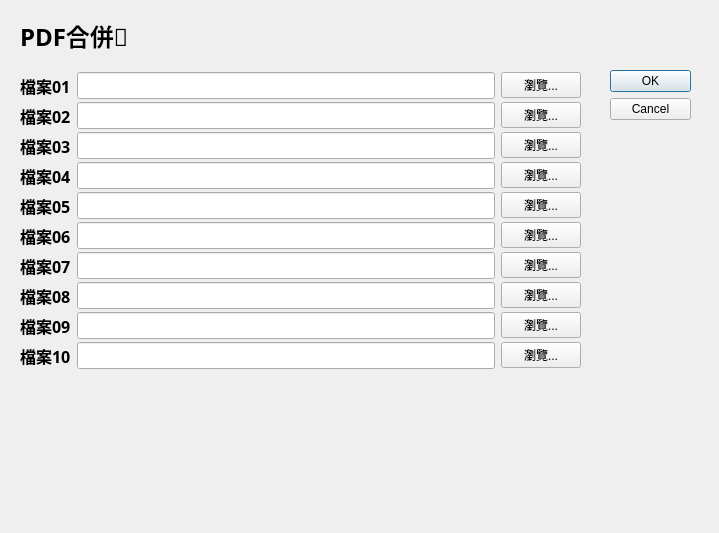
<?xml version="1.0" encoding="UTF-8"?>
<ui version="4.0">
 <class>dialog_pdf_merge</class>
 <widget class="QDialog" name="dialog_pdf_merge">
  <property name="geometry">
   <rect>
    <x>0</x>
    <y>0</y>
    <width>719</width>
    <height>533</height>
   </rect>
  </property>
  <property name="windowTitle">
   <string>Merge PDF</string>
  </property>
  <widget class="QDialogButtonBox" name="merge_btn">
   <property name="geometry">
    <rect>
     <x>610</x>
     <y>70</y>
     <width>81</width>
     <height>241</height>
    </rect>
   </property>
   <property name="orientation">
    <enum>Qt::Orientation::Vertical</enum>
   </property>
   <property name="standardButtons">
    <set>QDialogButtonBox::StandardButton::Cancel|QDialogButtonBox::StandardButton::Ok</set>
   </property>
  </widget>
  <widget class="QLabel" name="pdf_merge_title">
   <property name="geometry">
    <rect>
     <x>20</x>
     <y>20</y>
     <width>251</width>
     <height>31</height>
    </rect>
   </property>
   <property name="font">
    <font>
     <family>微軟正黑體</family>
     <pointsize>18</pointsize>
     <bold>true</bold>
    </font>
   </property>
   <property name="text">
    <string>PDF合併🔀</string>
   </property>
   <property name="textFormat">
    <enum>Qt::TextFormat::PlainText</enum>
   </property>
  </widget>
  <widget class="QWidget" name="horizontalLayoutWidget">
   <property name="geometry">
    <rect>
     <x>20</x>
     <y>70</y>
     <width>561</width>
     <height>31</height>
    </rect>
   </property>
   <layout class="QHBoxLayout" name="horizontalLayout">
    <item>
     <widget class="QLabel" name="merge_lb_1">
      <property name="font">
       <font>
        <family>微軟正黑體</family>
        <pointsize>12</pointsize>
        <bold>true</bold>
       </font>
      </property>
      <property name="text">
       <string>檔案01</string>
      </property>
     </widget>
    </item>
    <item>
     <widget class="QLineEdit" name="merge_edit_1">
      <property name="font">
       <font>
        <pointsize>12</pointsize>
       </font>
      </property>
     </widget>
    </item>
    <item>
     <widget class="QPushButton" name="merge_btn_1">
      <property name="text">
       <string>瀏覽...</string>
      </property>
     </widget>
    </item>
   </layout>
  </widget>
  <widget class="QWidget" name="horizontalLayoutWidget_2">
   <property name="geometry">
    <rect>
     <x>20</x>
     <y>100</y>
     <width>561</width>
     <height>31</height>
    </rect>
   </property>
   <layout class="QHBoxLayout" name="horizontalLayout_2">
    <item>
     <widget class="QLabel" name="merge_lb_2">
      <property name="font">
       <font>
        <family>微軟正黑體</family>
        <pointsize>12</pointsize>
        <bold>true</bold>
       </font>
      </property>
      <property name="text">
       <string>檔案02</string>
      </property>
     </widget>
    </item>
    <item>
     <widget class="QLineEdit" name="merge_edit_2">
      <property name="font">
       <font>
        <pointsize>12</pointsize>
       </font>
      </property>
     </widget>
    </item>
    <item>
     <widget class="QPushButton" name="merge_btn_2">
      <property name="text">
       <string>瀏覽...</string>
      </property>
     </widget>
    </item>
   </layout>
  </widget>
  <widget class="QWidget" name="horizontalLayoutWidget_3">
   <property name="geometry">
    <rect>
     <x>20</x>
     <y>130</y>
     <width>561</width>
     <height>31</height>
    </rect>
   </property>
   <layout class="QHBoxLayout" name="horizontalLayout_3">
    <item>
     <widget class="QLabel" name="merge_lb_3">
      <property name="font">
       <font>
        <family>微軟正黑體</family>
        <pointsize>12</pointsize>
        <bold>true</bold>
       </font>
      </property>
      <property name="text">
       <string>檔案03</string>
      </property>
     </widget>
    </item>
    <item>
     <widget class="QLineEdit" name="merge_edit_3">
      <property name="font">
       <font>
        <pointsize>12</pointsize>
       </font>
      </property>
     </widget>
    </item>
    <item>
     <widget class="QPushButton" name="merge_btn_3">
      <property name="text">
       <string>瀏覽...</string>
      </property>
     </widget>
    </item>
   </layout>
  </widget>
  <widget class="QWidget" name="horizontalLayoutWidget_4">
   <property name="geometry">
    <rect>
     <x>20</x>
     <y>160</y>
     <width>561</width>
     <height>31</height>
    </rect>
   </property>
   <layout class="QHBoxLayout" name="horizontalLayout_4">
    <item>
     <widget class="QLabel" name="merge_lb_4">
      <property name="font">
       <font>
        <family>微軟正黑體</family>
        <pointsize>12</pointsize>
        <bold>true</bold>
       </font>
      </property>
      <property name="text">
       <string>檔案04</string>
      </property>
     </widget>
    </item>
    <item>
     <widget class="QLineEdit" name="merge_edit_4">
      <property name="font">
       <font>
        <pointsize>12</pointsize>
       </font>
      </property>
     </widget>
    </item>
    <item>
     <widget class="QPushButton" name="merge_btn_4">
      <property name="text">
       <string>瀏覽...</string>
      </property>
     </widget>
    </item>
   </layout>
  </widget>
  <widget class="QWidget" name="horizontalLayoutWidget_5">
   <property name="geometry">
    <rect>
     <x>20</x>
     <y>190</y>
     <width>561</width>
     <height>31</height>
    </rect>
   </property>
   <layout class="QHBoxLayout" name="horizontalLayout_5">
    <item>
     <widget class="QLabel" name="merge_lb_5">
      <property name="font">
       <font>
        <family>微軟正黑體</family>
        <pointsize>12</pointsize>
        <bold>true</bold>
       </font>
      </property>
      <property name="text">
       <string>檔案05</string>
      </property>
     </widget>
    </item>
    <item>
     <widget class="QLineEdit" name="merge_edit_5">
      <property name="font">
       <font>
        <pointsize>12</pointsize>
       </font>
      </property>
     </widget>
    </item>
    <item>
     <widget class="QPushButton" name="merge_btn_5">
      <property name="text">
       <string>瀏覽...</string>
      </property>
     </widget>
    </item>
   </layout>
  </widget>
  <widget class="QWidget" name="horizontalLayoutWidget_6">
   <property name="geometry">
    <rect>
     <x>20</x>
     <y>220</y>
     <width>561</width>
     <height>31</height>
    </rect>
   </property>
   <layout class="QHBoxLayout" name="horizontalLayout_6">
    <item>
     <widget class="QLabel" name="merge_lb_6">
      <property name="font">
       <font>
        <family>微軟正黑體</family>
        <pointsize>12</pointsize>
        <bold>true</bold>
       </font>
      </property>
      <property name="text">
       <string>檔案06</string>
      </property>
     </widget>
    </item>
    <item>
     <widget class="QLineEdit" name="merge_edit_6">
      <property name="font">
       <font>
        <pointsize>12</pointsize>
       </font>
      </property>
     </widget>
    </item>
    <item>
     <widget class="QPushButton" name="merge_btn_6">
      <property name="text">
       <string>瀏覽...</string>
      </property>
     </widget>
    </item>
   </layout>
  </widget>
  <widget class="QWidget" name="horizontalLayoutWidget_7">
   <property name="geometry">
    <rect>
     <x>20</x>
     <y>250</y>
     <width>561</width>
     <height>31</height>
    </rect>
   </property>
   <layout class="QHBoxLayout" name="horizontalLayout_7">
    <item>
     <widget class="QLabel" name="merge_lb_7">
      <property name="font">
       <font>
        <family>微軟正黑體</family>
        <pointsize>12</pointsize>
        <bold>true</bold>
       </font>
      </property>
      <property name="text">
       <string>檔案07</string>
      </property>
     </widget>
    </item>
    <item>
     <widget class="QLineEdit" name="merge_edit_7">
      <property name="font">
       <font>
        <pointsize>12</pointsize>
       </font>
      </property>
     </widget>
    </item>
    <item>
     <widget class="QPushButton" name="merge_btn_7">
      <property name="text">
       <string>瀏覽...</string>
      </property>
     </widget>
    </item>
   </layout>
  </widget>
  <widget class="QWidget" name="horizontalLayoutWidget_8">
   <property name="geometry">
    <rect>
     <x>20</x>
     <y>280</y>
     <width>561</width>
     <height>31</height>
    </rect>
   </property>
   <layout class="QHBoxLayout" name="horizontalLayout_8">
    <item>
     <widget class="QLabel" name="merge_lb_8">
      <property name="font">
       <font>
        <family>微軟正黑體</family>
        <pointsize>12</pointsize>
        <bold>true</bold>
       </font>
      </property>
      <property name="text">
       <string>檔案08</string>
      </property>
     </widget>
    </item>
    <item>
     <widget class="QLineEdit" name="merge_edit_8">
      <property name="font">
       <font>
        <pointsize>12</pointsize>
       </font>
      </property>
     </widget>
    </item>
    <item>
     <widget class="QPushButton" name="merge_btn_8">
      <property name="text">
       <string>瀏覽...</string>
      </property>
     </widget>
    </item>
   </layout>
  </widget>
  <widget class="QWidget" name="horizontalLayoutWidget_9">
   <property name="geometry">
    <rect>
     <x>20</x>
     <y>310</y>
     <width>561</width>
     <height>31</height>
    </rect>
   </property>
   <layout class="QHBoxLayout" name="horizontalLayout_9">
    <item>
     <widget class="QLabel" name="merge_lb_9">
      <property name="font">
       <font>
        <family>微軟正黑體</family>
        <pointsize>12</pointsize>
        <bold>true</bold>
       </font>
      </property>
      <property name="text">
       <string>檔案09</string>
      </property>
     </widget>
    </item>
    <item>
     <widget class="QLineEdit" name="merge_edit_9">
      <property name="font">
       <font>
        <pointsize>12</pointsize>
       </font>
      </property>
     </widget>
    </item>
    <item>
     <widget class="QPushButton" name="merge_btn_9">
      <property name="text">
       <string>瀏覽...</string>
      </property>
     </widget>
    </item>
   </layout>
  </widget>
  <widget class="QWidget" name="horizontalLayoutWidget_10">
   <property name="geometry">
    <rect>
     <x>20</x>
     <y>340</y>
     <width>561</width>
     <height>31</height>
    </rect>
   </property>
   <layout class="QHBoxLayout" name="horizontalLayout_10">
    <item>
     <widget class="QLabel" name="merge_lb_10">
      <property name="font">
       <font>
        <family>微軟正黑體</family>
        <pointsize>12</pointsize>
        <bold>true</bold>
       </font>
      </property>
      <property name="text">
       <string>檔案10</string>
      </property>
     </widget>
    </item>
    <item>
     <widget class="QLineEdit" name="merge_edit_10">
      <property name="font">
       <font>
        <pointsize>12</pointsize>
       </font>
      </property>
     </widget>
    </item>
    <item>
     <widget class="QPushButton" name="merge_btn_10">
      <property name="text">
       <string>瀏覽...</string>
      </property>
     </widget>
    </item>
   </layout>
  </widget>
 </widget>
 <resources/>
 <connections>
  <connection>
   <sender>merge_btn</sender>
   <signal>accepted()</signal>
   <receiver>dialog_pdf_merge</receiver>
   <slot>accept()</slot>
   <hints>
    <hint type="sourcelabel">
     <x>248</x>
     <y>254</y>
    </hint>
    <hint type="destinationlabel">
     <x>157</x>
     <y>274</y>
    </hint>
   </hints>
  </connection>
  <connection>
   <sender>merge_btn</sender>
   <signal>rejected()</signal>
   <receiver>dialog_pdf_merge</receiver>
   <slot>reject()</slot>
   <hints>
    <hint type="sourcelabel">
     <x>316</x>
     <y>260</y>
    </hint>
    <hint type="destinationlabel">
     <x>286</x>
     <y>274</y>
    </hint>
   </hints>
  </connection>
 </connections>
</ui>
